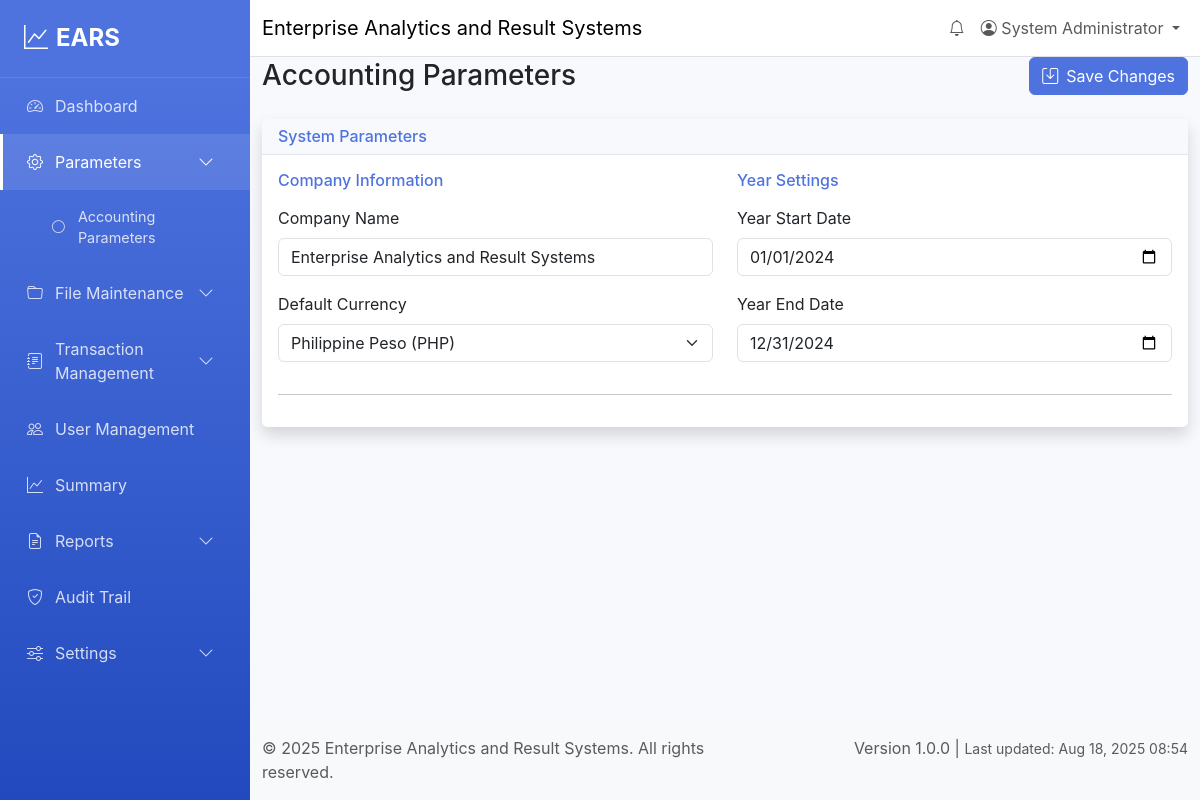
Page /parameters/accounting (signed in) on the earlier database version.
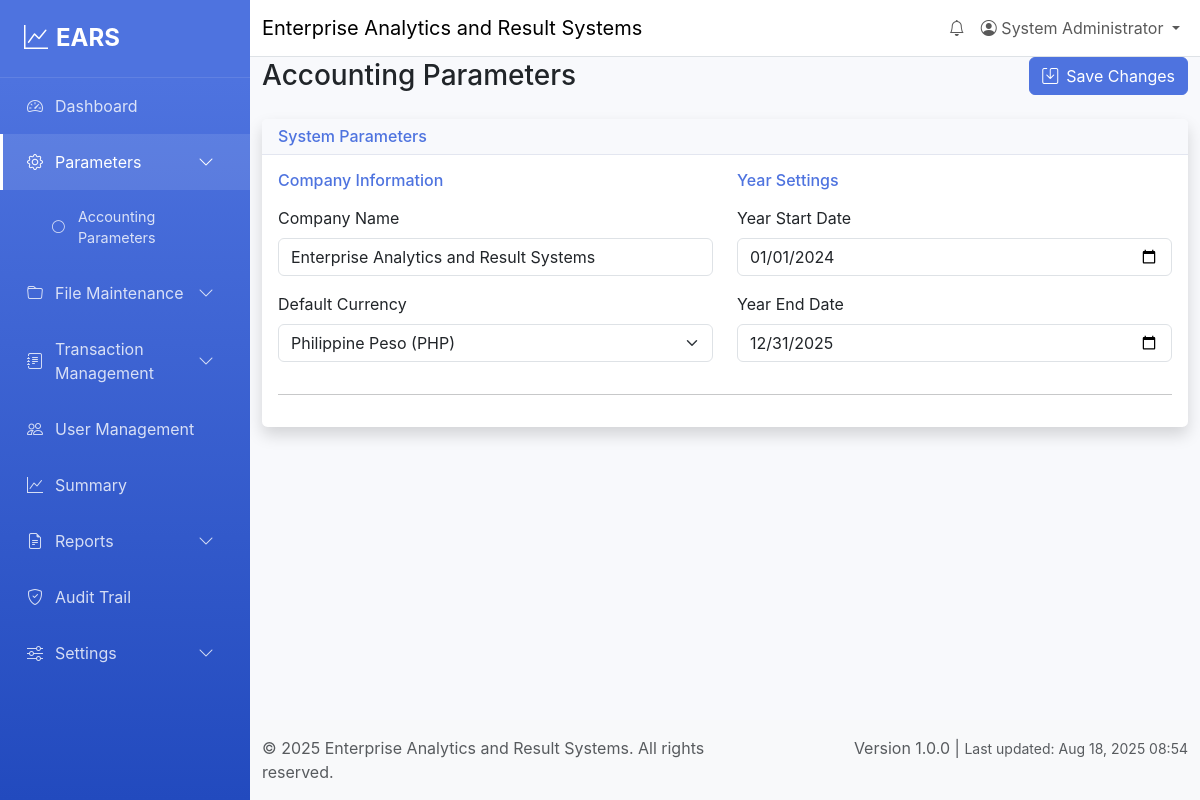
Same page on the later database version.
### tables this page shows
CREATE TABLE accounting_parameters (
    id INT AUTO_INCREMENT PRIMARY KEY,
    parameter_name VARCHAR(100) NOT NULL,
    parameter_value TEXT,
    description TEXT,
    category VARCHAR(50) DEFAULT 'general',
    created_at TIMESTAMP DEFAULT CURRENT_TIMESTAMP,
    updated_at TIMESTAMP DEFAULT CURRENT_TIMESTAMP ON UPDATE CURRENT_TIMESTAMP
);

### views/parameters/accounting.php (the view, shortened to what the rows shown need)
<div class="row">
    <div class="col-12">
        <div class="d-flex justify-content-between align-items-center mb-4">
            <h1 class="h3 mb-0">Accounting Parameters</h1>
            <button type="button" class="btn btn-primary" onclick="saveParameters()" id="saveBtn">
                <i class="bi bi-save me-2"></i>Save Changes
            </button>
        </div>
    </div>
</div>
<div class="row">
    <div class="col-12">
        <div class="card shadow">
            <div class="card-header">
                <h6 class="m-0 font-weight-bold text-primary">System Parameters</h6>
            </div>
            <div class="card-body">
                <form id="parametersForm">
                    <div class="row">
                        <div class="col-md-6">
                            <h6 class="text-primary mb-3">Company Information</h6>
                            <div class="mb-3">
                                <label for="company_name" class="form-label">Company Name</label>
                                <input type="text" class="form-control" id="company_name" name="company_name"
                                       value="<?= htmlspecialchars(getParameterValue($parameters, 'company_name')) ?>" required>
                            </div>
                            <div class="mb-3">
                                <label for="default_currency" class="form-label">Default Currency</label>
                                <select class="form-select" id="default_currency" name="default_currency">
                                    <option value="PHP" <?= getParameterValue($parameters, 'default_currency') === 'PHP' ? 'selected' : '' ?>>Philippine Peso (PHP)</option>
                                </select>
                            </div>
                        </div>
                        <div class="col-md-6">
                            <h6 class="text-primary mb-3">Year Settings</h6>
                            <div class="mb-3">
                                <label for="fiscal_year_start" class="form-label">Year Start Date</label>
                                <input type="date" class="form-control" id="fiscal_year_start" name="fiscal_year_start"
                                       value="<?= htmlspecialchars(getParameterValue($parameters, 'fiscal_year_start')) ?>" required>
                            </div>
                            <div class="mb-3">
                                <label for="fiscal_year_end" class="form-label">Year End Date</label>
                                <input type="date" class="form-control" id="fiscal_year_end" name="fiscal_year_end"
                                       value="<?= htmlspecialchars(getParameterValue($parameters, 'fiscal_year_end')) ?>" required>
                            </div>
                        </div>
                    </div>
                    <hr>
                </form>
            </div>
        </div>
    </div>
</div>
<?php
function getParameterValue($parameters, $name, $default = '') {
    foreach ($parameters as $param) {
        if ($param['parameter_name'] === $name) {
            return $param['parameter_value'];
        }
    }
    return $default;
}
?>

Differences in the rows shown:
changed accounting_parameters (number 4 of 4 on the later page): fiscal_year_end "12/31/2024" → "12/31/2025"
